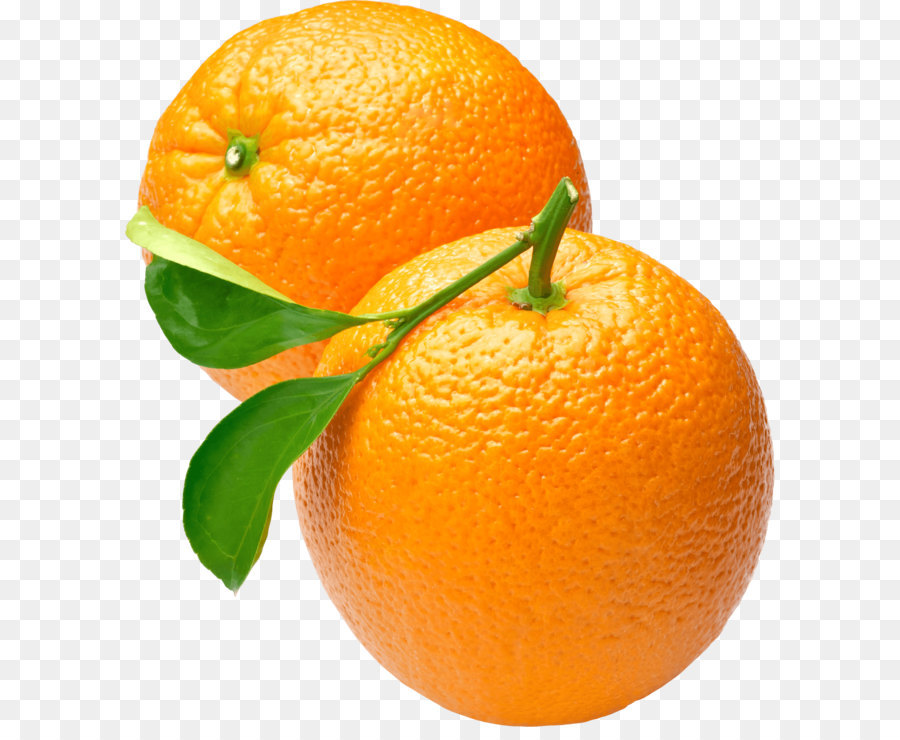
%> input picture jeruk.jpg, 900 x 740 px
$ octave opening_dan_closing.m   (GNU Octave 9; MATLAB toolbox functions it lacks are replaced by stand-ins)
%> lines starting %> are read from the running program, lines starting %| are printed output that depends on the picture
%Closing and Opening
I=imread('jeruk.jpg');
%> I is the input picture: size 740x900x3 uint8; mean R, G, B 235.4, 199.6, 143.9
se=strel('disk',10);
c=imclose(I,se);
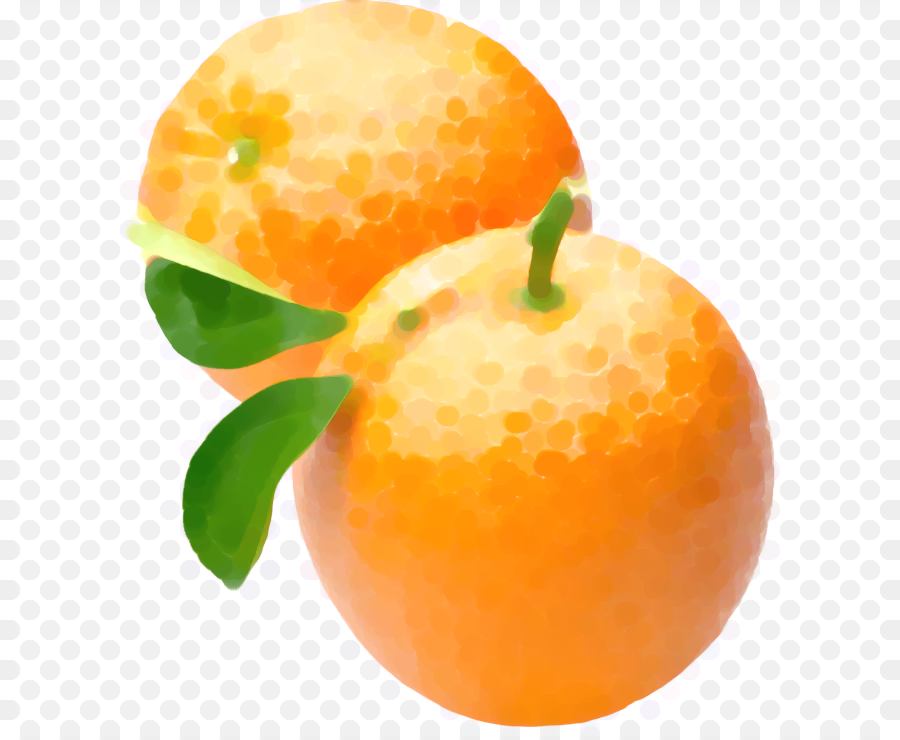
%> c: size 740x900x3 uint8; mean R, G, B 240.3, 210.2, 162.4
o=imopen(I,se);
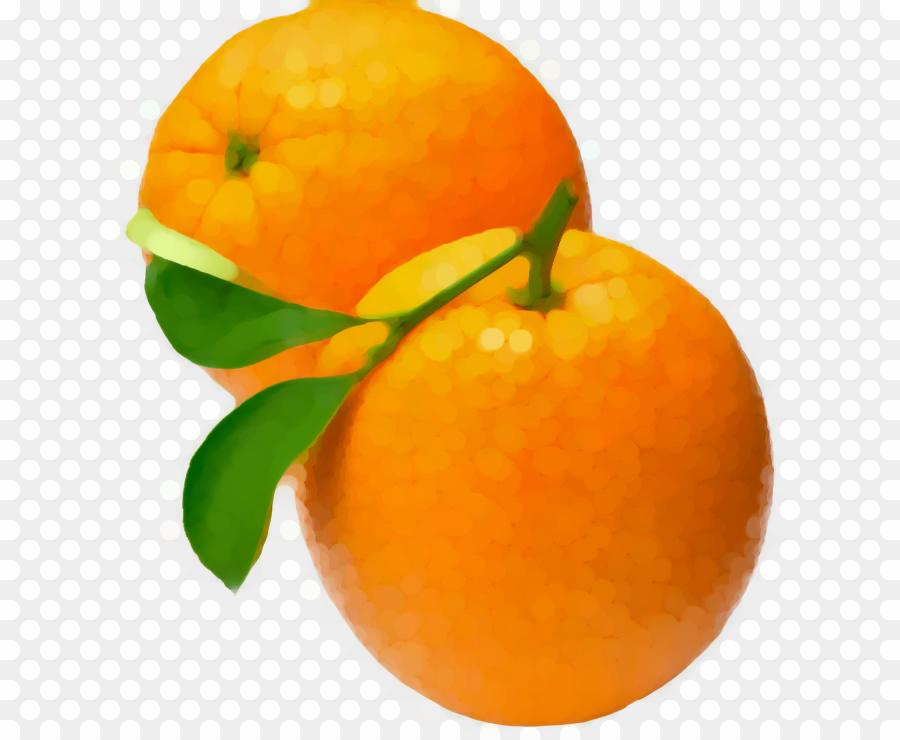
%> o: size 740x900x3 uint8; mean R, G, B 229.9, 190.3, 131
subplot(2,2,1), imshow(I), title('gambar asli');
subplot(2,2,2), imshow(c), title('closing');
subplot(2,2,3), imshow(I), title('gambar asli');
subplot(2,2,4), imshow(o), title('opening');
